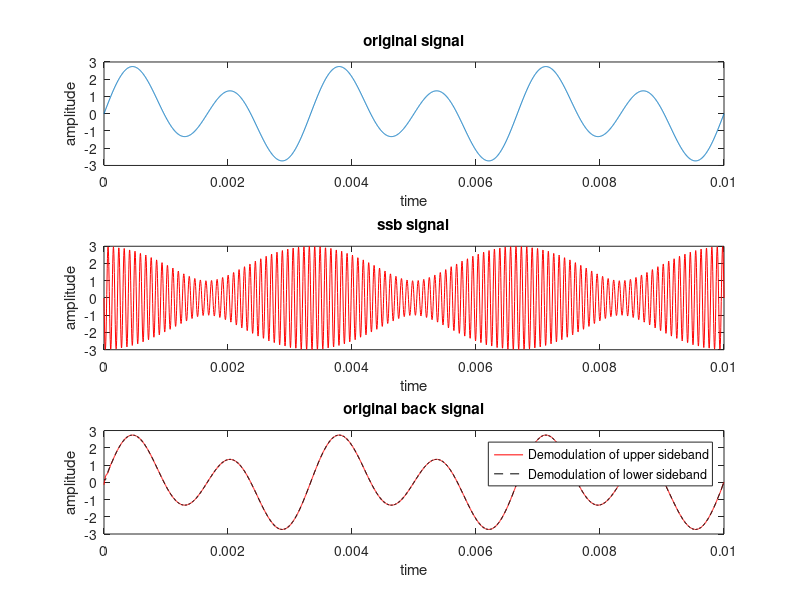

Write the MATLAB code that produced this figure.
close all;
clear all;
clc;
Fc = 12000; Fs = 270000;
t = [0:1/Fs:0.01]';
s = sin(2*pi*300*t)+2*sin(2*pi*600*t);
subplot(3,1,1);
plot(t,s);
xlabel('time');
ylabel('amplitude');
title('original signal');
y1 = ssbmod(s,Fc,Fs,0); % Lower-sideband modulated signal
y2 = ssbmod(s,Fc,Fs,0,'upper'); % Upper-sideband modulated signal
subplot(3,1,2);
plot(t,y1,'r');
xlabel('time');
ylabel('amplitude');
title('ssb signal');
s1 = ssbdemod(y1,Fc,Fs); % Demodulate lower sideband
s2 = ssbdemod(y2,Fc,Fs); % Demodulate upper sideband
subplot(3,1,3);
plot(t,s1);
% Plot results to show that the curves overlap.
 plot(t,s1,'r-',t,s2,'k--');
legend('Demodulation of upper sideband','Demodulation of lower sideband');
xlabel('time');
ylabel('amplitude');
title('original back signal');
